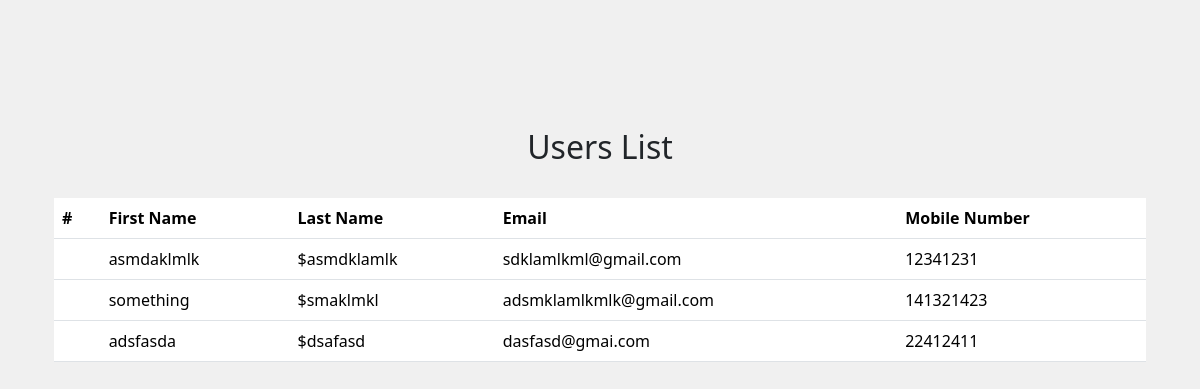
The app's page /users/, older data.
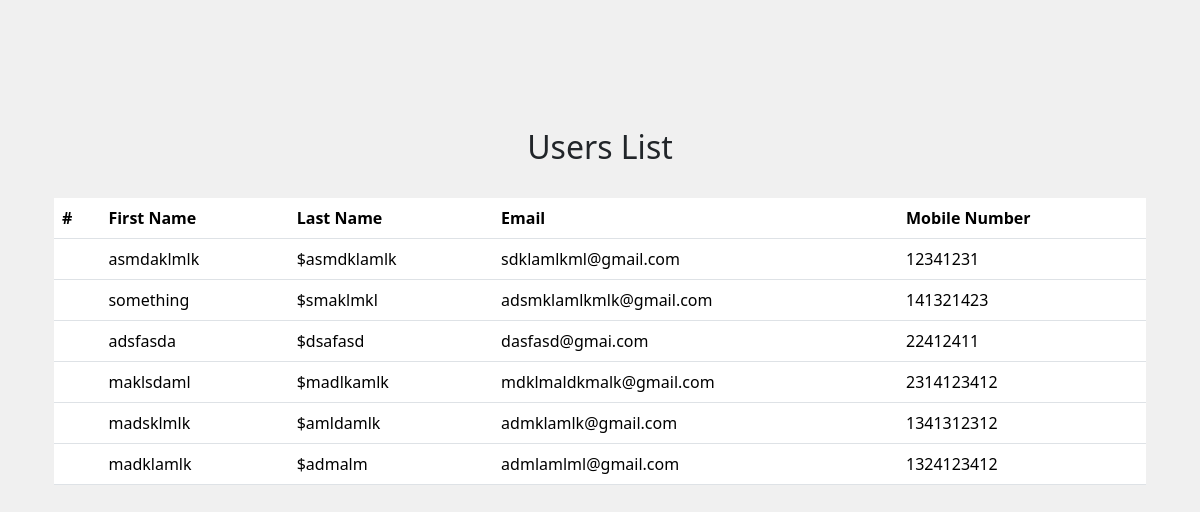
The same page, newer data.
### hotel/models.py (models this page shows)
class User(AbstractUser):
   first_name = models.CharField(max_length=60,null=True)
   last_name = models.CharField(max_length=60,null=True)
   email = models.CharField(max_length=60,null=True)

### hotel/views.py (the view)
# urls.py: path('users/',views.users_list,name='users_list'),
def users_list(request):
    users = User.objects.filter(is_superuser=False)
    return render(request,'users_list.html',{'users':users})

### hotel/templates/users_list.html
{% extends 'base.html' %}
{% block content %}
<div class="container mt-5">
    <h2 class="text-center">Users List</h2>
    <br>
    {% if users %}
    <table class="table">
        <thead>
            <tr>
                <th scope="col">#</th>
                <th scope="col">First Name</th>
                <th scope="col">Last Name</th>
                <th scope="col">Email</th>
              <th scope="col">Mobile Number</th>
            </tr>
        </thead>
        <tbody>
            {% for user in users %}
            <tr>
                <th scope="row">{{ user.counter }}</th>
                <td>{{ user.first_name }}</td>
                <td>${{ user.last_name }}</td>
              <td>{{ user.email }}</td>
              <td>{{ user.username }}</td>
            </tr>
            {% endfor %}
        </tbody>
    </table>
    {% else %}
    <p class="text-center">No Users available</p>
    {% endif %}
</div>
{% endblock %}

Row changes from the older to the newer data that the page shows:
added User: first_name "maklsdaml", last_name "madlkamlk", email "mdklmaldkmalk@gmail.com", username "2314123412"
added User: first_name "madsklmlk", last_name "amldamlk", email "admklamlk@gmail.com", username "1341312312"
added User: first_name "madklamlk", last_name "admalm", email "admlamlml@gmail.com", username "1324123412"
